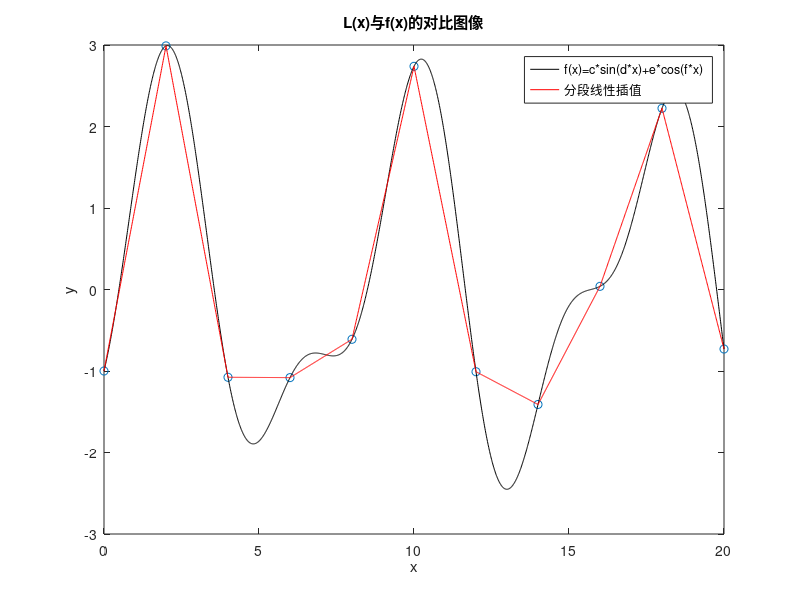

Source code (MATLAB):
clc
clear
close

%% 初始化参数
a = 0;                      % 左边界
b = 20;                     % 右边界
c = 2;
d = 0.8;
e = -1;
f = 1.5;
n = 10;                     % [a,b]区间内平均划分数量
xi = linspace(a,b,n+1);     % 在[a,b]之间共取n+1个数据点（中间有n-1个）
yi = c*sin(d*xi)+e*cos(f*xi);   % 准确的函数值
len = length(xi);           % 向量xi的长度
plot(xi,yi,'o');            % 绘制散点图
hold on
resX0 = xi(1):0.01:xi(end);
resY0 = c*sin(d*resX0)+e*cos(f*resX0);
h0 = plot(resX0,resY0,'k');
hold on
xlabel('x')
ylabel('y')
title('L(x)与f(x)的对比图像')
hold on
m = 20;                     % 实验点的个数
testxi = zeros(1,m);
testyi = zeros(1,m);
testY4 = zeros(1,m);
Aver_error = 0;             % 平均误差

%% 分段线性插值
for i=1:len-1
    resX4 = xi(i):0.01:xi(i+1);
    testxi(i*2-1) = xi(i);
    testxi(i*2) = (xi(i)+xi(i+1))/2;
    resY4 = yi(i)*(resX4-xi(i+1))/(xi(i)-xi(i+1))+yi(i+1)*(resX4-xi(i))/(xi(i+1)-xi(i));
    testyi(i*2-1) = c*sin(d*testxi(i*2-1))+e*cos(f*testxi(i*2-1));
    testY4(i*2-1) = yi(i)*(testxi(i*2-1)-xi(i+1))/(xi(i)-xi(i+1))+yi(i+1)*(testxi(i*2-1)-xi(i))/(xi(i+1)-xi(i));
    testyi(i*2) =  c*sin(d*testxi(i*2))+e*cos(f*testxi(i*2));
    testY4(i*2) = yi(i)*(testxi(i*2)-xi(i+1))/(xi(i)-xi(i+1))+yi(i+1)*(testxi(i*2)-xi(i))/(xi(i+1)-xi(i));
    h4 = plot(resX4,resY4,'r');
    hold on
end
legend([h0,h4],'f(x)=c*sin(d*x)+e*cos(f*x)','分段线性插值')

%% 计算平均误差
for i=1:m
   Aver_error = Aver_error+abs(testyi(i)-testY4(i)); 
end
Aver_error = Aver_error/m;
disp(Aver_error)